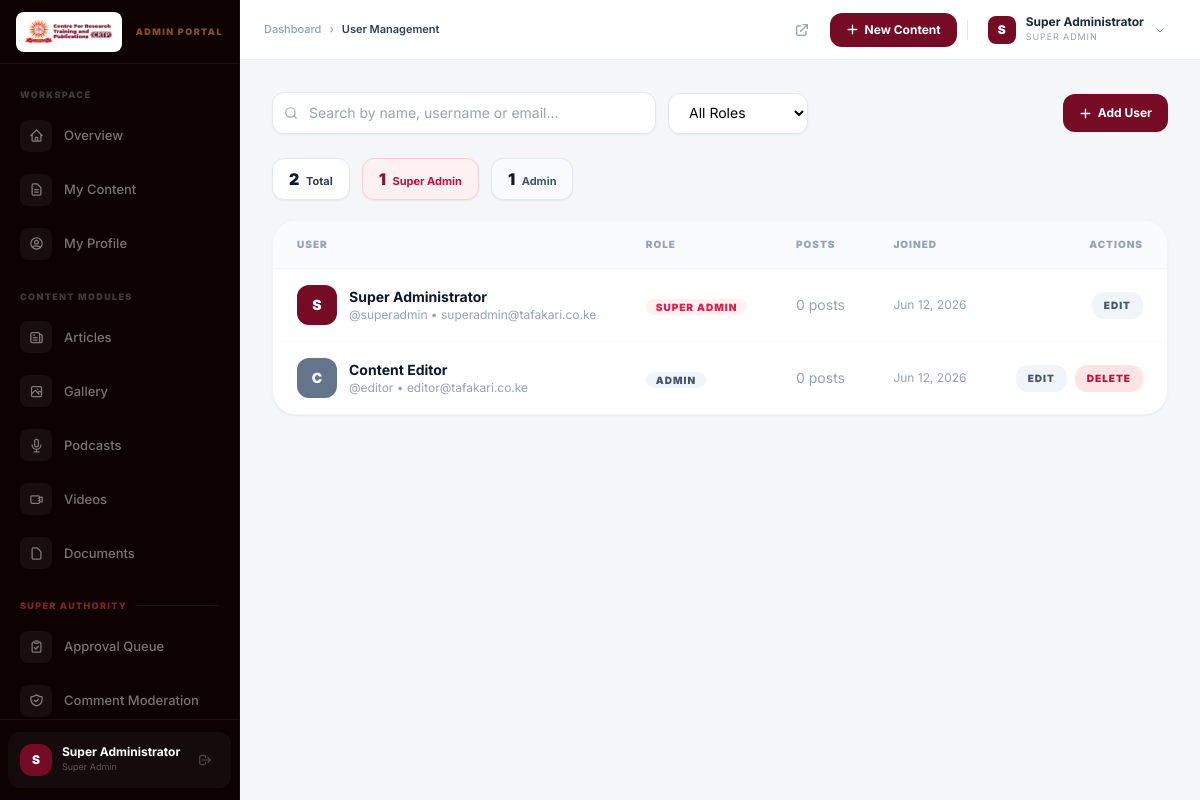
Page /admin/super/users (signed in) on the committed database.
### tables this page shows
CREATE TABLE IF NOT EXISTS `User` (
  `id`        VARCHAR(191)                  NOT NULL,
  `name`      VARCHAR(191)                  NULL,
  `email`     VARCHAR(191)                  NULL,
  `username`  VARCHAR(191)                  NULL,
  `password`  VARCHAR(191)                  NOT NULL,
  `role`      ENUM('SUPER_ADMIN','ADMIN')    NOT NULL DEFAULT 'ADMIN',
  `createdAt` DATETIME(3)                   NOT NULL DEFAULT CURRENT_TIMESTAMP(3),
  `updatedAt` DATETIME(3)                   NOT NULL DEFAULT CURRENT_TIMESTAMP(3) ON UPDATE CURRENT_TIMESTAMP(3),

  PRIMARY KEY (`id`),
  UNIQUE KEY `User_email_key`    (`email`),
  UNIQUE KEY `User_username_key` (`username`)
);

### admin/super/users.php (the view, shortened to what the rows shown need)
<?php
require_once dirname(__DIR__, 2) . '/includes/auth.php';
require_once dirname(__DIR__, 2) . '/includes/functions.php';
$me  = require_super_admin();
$pdo = db();
$users = $pdo->query(
    "SELECT u.id, u.name, u.username, u.email, u.role, u.createdAt,
            COUNT(p.id) AS postCount
     FROM User u LEFT JOIN Post p ON p.authorId = u.id
     GROUP BY u.id ORDER BY u.createdAt DESC"
)->fetchAll();
?>
<?php include dirname(__DIR__, 2) . '/includes/head.php'; ?>
<body class="antialiased font-inter" style="background:#F4F6F8">
<div class="flex h-screen overflow-hidden">
<?php include dirname(__DIR__, 2) . '/includes/admin-sidebar.php'; ?>
<div class="flex-1 flex flex-col overflow-hidden min-w-0">
<?php include dirname(__DIR__, 2) . '/includes/admin-topbar.php'; ?>
<main class="flex-1 overflow-y-auto p-6 md:p-8">
  <div class="bg-white rounded-3xl border border-slate-100 shadow-sm overflow-hidden">
    <table class="w-full" id="users-table">
      <thead>
        <tr class="border-b border-slate-100" style="background:#FAFBFC">
          <th class="text-left px-6 py-4 text-[10px] font-black uppercase tracking-widest text-slate-400">User</th>
          <th class="text-left px-6 py-4 text-[10px] font-black uppercase tracking-widest text-slate-400 hidden md:table-cell">Role</th>
          <th class="text-left px-6 py-4 text-[10px] font-black uppercase tracking-widest text-slate-400 hidden lg:table-cell">Posts</th>
          <th class="text-left px-6 py-4 text-[10px] font-black uppercase tracking-widest text-slate-400 hidden lg:table-cell">Joined</th>
          <th class="px-6 py-4 text-[10px] font-black uppercase tracking-widest text-slate-400 text-right">Actions</th>
        </tr>
      </thead>
      <tbody class="divide-y divide-slate-50" id="users-tbody">
        <?php foreach ($users as $u): ?>
          <tr class="hover:bg-slate-50/50 transition-colors user-row"
              data-search="<?= strtolower(h(($u['name'] ?? '') . ' ' . ($u['username'] ?? '') . ' ' . ($u['email'] ?? ''))) ?>"
              data-role="<?= h($u['role']) ?>">
            <td class="px-6 py-4">
              <div class="flex items-center gap-3">
                <div class="w-10 h-10 rounded-xl flex items-center justify-center text-white font-black text-sm shrink-0"
                     style="background:<?= $u['role'] === 'SUPER_ADMIN' ? '#750B25' : '#64748b' ?>">
                  <?= strtoupper(substr($u['name'] ?? $u['username'] ?? 'U', 0, 1)) ?>
                </div>
                <div>
                  <p class="text-sm font-bold text-slate-900"><?= h($u['name'] ?? $u['username']) ?></p>
                  <p class="text-xs text-slate-400">@<?= h($u['username']) ?> &bull; <?= h($u['email'] ?? '—') ?></p>
                </div>
              </div>
            </td>
            <td class="px-6 py-4 hidden md:table-cell">
              <span class="px-2.5 py-0.5 rounded-full text-[10px] font-black uppercase tracking-widest <?= $u['role'] === 'SUPER_ADMIN' ? 'bg-rose-50 text-rose-600' : 'bg-slate-100 text-slate-600' ?>">
                <?= h(str_replace('_', ' ', $u['role'])) ?>
              </span>
            </td>
            <td class="px-6 py-4 text-sm text-slate-600 hidden lg:table-cell">
              <?php if ((int)$u['postCount'] > 0): ?>
                <a href="/admin/content?q=<?= urlencode($u['username'] ?? '') ?>" target="_blank"
                   class="font-semibold hover:underline" style="color:#750B25">
                  <?= $u['postCount'] ?> post<?= $u['postCount'] != 1 ? 's' : '' ?>
                </a>
              <?php else: ?>
                <span class="text-slate-400">0 posts</span>
              <?php endif; ?>
            </td>
            <td class="px-6 py-4 text-xs text-slate-400 hidden lg:table-cell"><?= format_date($u['createdAt'], 'M j, Y') ?></td>
            <td class="px-6 py-4">
              <div class="flex justify-end gap-2">
                <button onclick='openModal("edit",<?= json_encode($u) ?>)'
                        class="px-3 py-1.5 text-[10px] font-black uppercase tracking-widest bg-slate-100 text-slate-600 rounded-xl hover:bg-slate-200 transition-colors">
                  Edit
                </button>
                <?php if ($u['id'] !== $me['id']): ?>
                  <button onclick="deleteUser('<?= h($u['id']) ?>',<?= (int)$u['postCount'] ?>,'<?= h(addslashes($u['name'] ?? $u['username'])) ?>')"
                          class="px-3 py-1.5 text-[10px] font-black uppercase tracking-widest bg-rose-100 text-rose-700 rounded-xl hover:bg-rose-200 transition-colors">
                    Delete
                  </button>
                <?php endif; ?>
              </div>
            </td>
          </tr>
        <?php endforeach; ?>
      </tbody>
    </table>
  </div>
</main>
</div>
</div>
</body>
</html>

### includes/admin-sidebar.php (shortened to what the rows shown need)
<?php
$_u       = current_user();
$_role    = $_u['role'] ?? '';
$_name    = $_u['name'] ?? $_u['username'] ?? 'User';
$_initial = strtoupper(substr($_name, 0, 1));
    ?>
<aside id="admin-sidebar"
       class="w-60 h-screen flex flex-col overflow-y-auto shrink-0"
       style="background:#0D0102;border-right:1px solid rgba(255,255,255,.055)">
  <div class="px-2 pb-3 border-t shrink-0" style="border-color:rgba(255,255,255,.055)">
    <div class="flex items-center gap-2.5 px-3 py-3 mt-3 rounded-xl" style="background:rgba(255,255,255,.04)">
      <div class="w-8 h-8 rounded-xl flex items-center justify-center font-black text-xs text-white shrink-0"
           style="background:#750B25"><?= h($_initial) ?></div>
      <div class="flex-grow min-w-0">
        <p class="text-[12px] font-bold text-white truncate leading-none"><?= h($_name) ?></p>
        <p class="text-[9px] mt-0.5 truncate" style="color:rgba(255,255,255,.3)">
          <?= $_role === 'SUPER_ADMIN' ? 'Super Admin' : 'Editor' ?>
        </p>
      </div>
      <a href="/admin/logout" title="Sign Out"
         class="w-7 h-7 flex items-center justify-center rounded-lg shrink-0 transition-all"
         style="color:rgba(255,255,255,.25)"
         onmouseover="this.style.color='#fca5a5';this.style.background='rgba(239,68,68,.12)'"
         onmouseout="this.style.color='rgba(255,255,255,.25)';this.style.background='transparent'">
        <svg width="14" height="14" fill="none" stroke="currentColor" stroke-width="2"
             stroke-linecap="round" stroke-linejoin="round" viewBox="0 0 24 24">
          <path d="M17 16l4-4m0 0l-4-4m4 4H7m6 4v1a3 3 0 01-3 3H6a3 3 0 01-3-3V7a3 3 0 013-3h4a3 3 0 013 3v1"/>
        </svg>
      </a>
    </div>
  </div>
</aside>

### includes/admin-topbar.php (shortened to what the rows shown need)
<?php
$_tb_user  = current_user();
$_tb_name  = $_tb_user['name'] ?? $_tb_user['username'] ?? 'User';
$_tb_init  = strtoupper(substr($_tb_name, 0, 1));
$_tb_role  = $_tb_user['role'] ?? '';
?>
<header class="flex items-center gap-4 px-6 h-[60px] bg-white border-b shrink-0"
        style="border-color:rgba(0,0,0,.07)">
  <div class="flex items-center gap-1.5">
    <div class="relative" id="tb-user-menu">
      <button onclick="toggleUserMenu()" class="flex items-center gap-2.5 px-2.5 py-1.5 rounded-xl hover:bg-slate-100 transition-colors">
        <div class="w-7 h-7 rounded-lg flex items-center justify-center text-white font-black text-xs shrink-0"
             style="background:<?= $_tb_role === 'SUPER_ADMIN' ? '#750B25' : '#64748b' ?>">
          <?= h($_tb_init) ?>
        </div>
        <div class="hidden sm:block text-left">
          <p class="text-[12px] font-bold text-slate-800 leading-none"><?= h($_tb_name) ?></p>
          <p class="text-[9px] text-slate-400 mt-0.5 uppercase tracking-widest">
            <?= $_tb_role === 'SUPER_ADMIN' ? 'Super Admin' : 'Admin' ?>
          </p>
        </div>
        <svg width="12" height="12" fill="none" stroke="#94a3b8" stroke-width="2" stroke-linecap="round" viewBox="0 0 24 24" class="hidden sm:block">
          <path d="M19 9l-7 7-7-7"/>
        </svg>
      </button>
    </div>
  </div>
</header>

### rows in the picture
user: name "S", name "Super Administrator", username "superadmin", email "superadmin@tafakari.co.ke", role "SUPER ADMIN", createdAt "Jun 12, 2026"
user: name "C", name "Content Editor", username "editor", email "editor@tafakari.co.ke", role "ADMIN", createdAt "Jun 12, 2026"

### other values in the picture
$item['label'] "Overview"
$item['label'] "My Content"
$item['label'] "My Profile"
$item['label'] "Articles"
$item['label'] "Gallery"
$item['label'] "Podcasts"
$item['label'] "Videos"
$item['label'] "Documents"
$item['label'] "Approval Queue"
$item['label'] "Comment Moderation"
$_tb_title "User Management"
count($users) "2"
$supers "1"
$admins "1"
